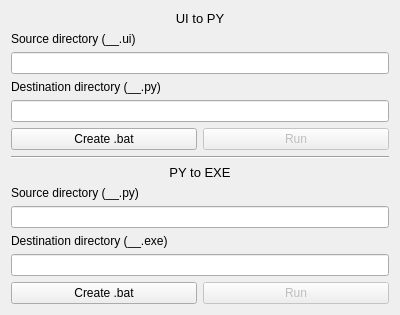
<?xml version="1.0" encoding="UTF-8"?>
<ui version="4.0">
 <class>Form</class>
 <widget class="QWidget" name="Form">
  <property name="geometry">
   <rect>
    <x>0</x>
    <y>0</y>
    <width>400</width>
    <height>305</height>
   </rect>
  </property>
  <property name="windowTitle">
   <string>EasyConverter</string>
  </property>
  <property name="windowIcon">
   <iconset>
    <normaloff>../../Sciencestic Knowledgebase/logos/trans_bmp_logo.bmp</normaloff>../../Sciencestic Knowledgebase/logos/trans_bmp_logo.bmp</iconset>
  </property>
  <layout class="QGridLayout" name="gridLayout_2">
   <item row="0" column="0">
    <layout class="QGridLayout" name="gridLayout">
     <item row="5" column="0">
      <widget class="QPushButton" name="ui2py_btn">
       <property name="text">
        <string>Create .bat</string>
       </property>
      </widget>
     </item>
     <item row="12" column="0">
      <widget class="QPushButton" name="py2exe_btn">
       <property name="text">
        <string>Create .bat</string>
       </property>
      </widget>
     </item>
     <item row="5" column="1">
      <widget class="QPushButton" name="up_run_btn">
       <property name="enabled">
        <bool>false</bool>
       </property>
       <property name="text">
        <string>Run</string>
       </property>
      </widget>
     </item>
     <item row="2" column="0" colspan="2">
      <widget class="QLineEdit" name="up_sd_line"/>
     </item>
     <item row="4" column="0" colspan="2">
      <widget class="QLineEdit" name="up_dd_line"/>
     </item>
     <item row="1" column="0" colspan="2">
      <widget class="QLabel" name="label_2">
       <property name="text">
        <string>Source directory (__.ui)</string>
       </property>
      </widget>
     </item>
     <item row="3" column="0" colspan="2">
      <widget class="QLabel" name="label_3">
       <property name="text">
        <string>Destination directory (__.py)</string>
       </property>
      </widget>
     </item>
     <item row="0" column="0" colspan="2">
      <widget class="QLabel" name="label">
       <property name="text">
        <string>&lt;html&gt;&lt;head/&gt;&lt;body&gt;&lt;p&gt;&lt;span style=&quot; font-size:10pt;&quot;&gt;UI to PY&lt;/span&gt;&lt;/p&gt;&lt;/body&gt;&lt;/html&gt;</string>
       </property>
       <property name="alignment">
        <set>Qt::AlignCenter</set>
       </property>
      </widget>
     </item>
     <item row="12" column="1">
      <widget class="QPushButton" name="pe_run_btn">
       <property name="enabled">
        <bool>false</bool>
       </property>
       <property name="text">
        <string>Run</string>
       </property>
      </widget>
     </item>
     <item row="11" column="0" colspan="2">
      <widget class="QLineEdit" name="pe_dd_line"/>
     </item>
     <item row="10" column="0" colspan="2">
      <widget class="QLabel" name="label_6">
       <property name="text">
        <string>Destination directory (__.exe)</string>
       </property>
      </widget>
     </item>
     <item row="9" column="0" colspan="2">
      <widget class="QLineEdit" name="pe_sd_line"/>
     </item>
     <item row="7" column="0" colspan="2">
      <widget class="QLabel" name="label_4">
       <property name="text">
        <string>&lt;html&gt;&lt;head/&gt;&lt;body&gt;&lt;p&gt;&lt;span style=&quot; font-size:10pt;&quot;&gt;PY to EXE&lt;/span&gt;&lt;/p&gt;&lt;/body&gt;&lt;/html&gt;</string>
       </property>
       <property name="alignment">
        <set>Qt::AlignCenter</set>
       </property>
      </widget>
     </item>
     <item row="8" column="0" colspan="2">
      <widget class="QLabel" name="label_5">
       <property name="text">
        <string>Source directory (__.py)</string>
       </property>
      </widget>
     </item>
     <item row="6" column="0" colspan="2">
      <widget class="Line" name="line">
       <property name="orientation">
        <enum>Qt::Horizontal</enum>
       </property>
      </widget>
     </item>
    </layout>
   </item>
  </layout>
 </widget>
 <resources/>
 <connections/>
</ui>
